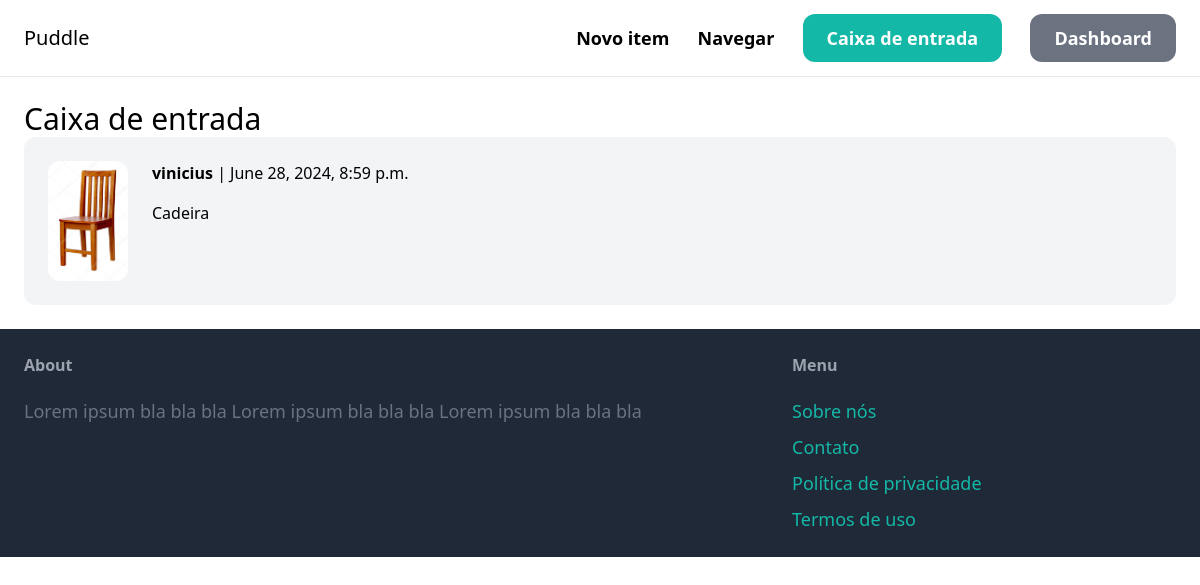
The page /inbox/ (signed in) on the database its author committed.
### conversation/models.py (models this page shows)
class Conversation(models.Model):
    item = models.ForeignKey(Item, related_name='conversations', on_delete=models.CASCADE)
    members = models.ManyToManyField(User, related_name='conversations')
    created_at = models.DateTimeField(auto_now_add=True)
    modified_at = models.DateTimeField(auto_now=True)
    class Meta:
        ordering = ('-modified_at',)

### item/models.py (models this page shows, shortened)
class Item(models.Model):
    category = models.ForeignKey(Category, related_name='items', on_delete=models.CASCADE)
    name = models.CharField(max_length=255)
    description = models.TextField(blank=True, null=True)
    price = models.FloatField()
    image = models.ImageField(upload_to='item_images', blank=True, null=True)
    is_sold = models.BooleanField(default=False)
    created_by = models.ForeignKey(User, related_name='items', on_delete=models.CASCADE)
    created_at = models.DateTimeField(auto_now_add=True)

### conversation/views.py (the view)
# urls.py: path('', views.inbox, name='inbox'),
@login_required
def inbox(request):
    conversations = Conversation.objects.filter(members__in=[request.user.id])
    return render(request, 'conversation/inbox.html', {
        'conversations': conversations
    })

### conversation/templates/conversation/inbox.html (shortened to what this page needs)
{% extends 'core/base.html' %}
{% block content %}
<h1 class="mb text-3xl">Caixa de entrada</h1>
<div class="space-y-6">
    {% for conversation in conversations%}
    <a href="{% url 'conversation:detail' conversation.id %}">
        <div class="p-6 flex bg-gray-100 rounded-xl">
            <div class="pr-6">
                <img src="{{ conversation.item.image.url }}" class="w-20 rounded-xl">
            </div>
            <div>
                {% for member in conversation.members.all %}
                    {% if member != request.user %}
                        <p class="mb-4"><strong>{{ member.username }}</strong> | {{ conversation.modified_at }} </p>
                        <p>{{ conversation.item.name }}</p>
                    {% endif %}
                {% endfor %}
            </div>
        </div>
    </a>
    {% endfor %}
</div>
{% endblock %}

### rows shown on the page
Conversation: item.image (picture), modified_at "June 28, 2024, 8:59 p.m.", item.name "Cadeira"

### other values the page prints
{{ member.username }} "vinicius"
